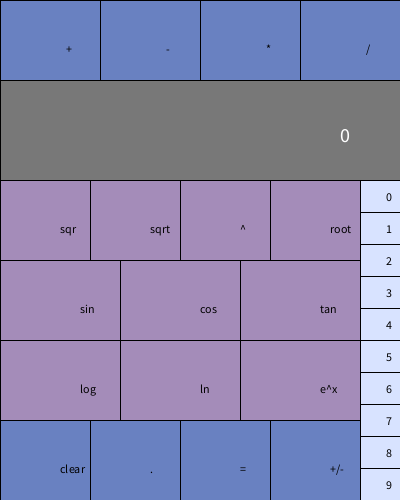
Frame 1 (no input)
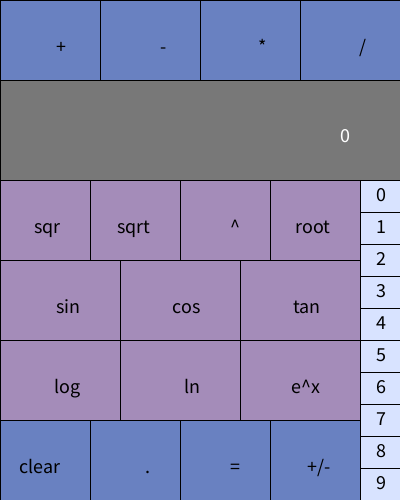
Frame 60 (the mouse pressed at the canvas centre just before this capture)
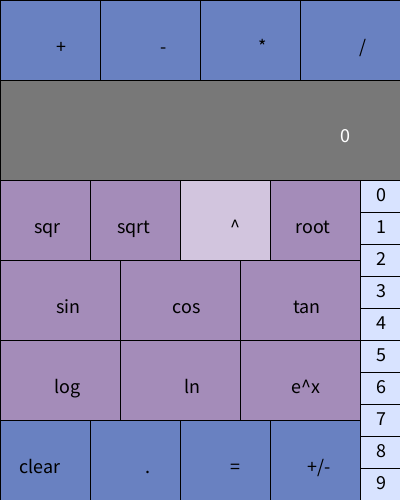
Frame 120 (the mouse held since frame 60 and released just before this capture)

The Processing sketch that drew these frames (run headless with seeded random() and noise(); from frame 60 on, the mouse is pressed at the canvas centre):

// Processing sketch: Calculator
// ── Calculator.pde
//2020 Calculator
//Lucy Madsen | November 2020
//Programming I

Button[] numButtons = new Button[10];
Button[] opButtons = new Button[18];
String displayValue;
String op; //operator to use in calculation
float r; //what is right of operator
float l; //what is left of the operator
float result; //answer
boolean left; 
float deg;


void setup() {
  size(400, 500);
  displayValue = "0";
  op = " ";
  r=0;
  l=0;
  result=0;
  left=true;
  numButtons[0] = new Button(360, 180, 40, 32, #D8E3FF, #D8E3FF, "0");
  numButtons[1] = new Button(360, 212, 40, 32, #D8E3FF, #D8E3FF, "1");
  numButtons[2] = new Button(360, 244, 40, 32, #D8E3FF, #D8E3FF, "2");
  numButtons[3] = new Button(360, 276, 40, 32, #D8E3FF, #D8E3FF, "3");
  numButtons[4] = new Button(360, 308, 40, 32, #D8E3FF, #D8E3FF, "4");
  numButtons[5] = new Button(360, 340, 40, 32, #D8E3FF, #D8E3FF, "5");
  numButtons[6] = new Button(360, 372, 40, 32, #D8E3FF, #D8E3FF, "6");
  numButtons[7] = new Button(360, 404, 40, 32, #D8E3FF, #D8E3FF, "7");
  numButtons[8] = new Button(360, 436, 40, 32, #D8E3FF, #D8E3FF, "8");
  numButtons[9] = new Button(360, 468, 40, 32, #D8E3FF, #D8E3FF, "9");
  opButtons[0] = new Button(0, 0, 100, 80, #6981C1, #C2CEF0, "+");
  opButtons[1] = new Button(100, 0, 100, 80, #6981C1, #C2CEF0, "-");
  opButtons[2] = new Button(200, 0, 100, 80, #6981C1, #C2CEF0, "*");
  opButtons[3] = new Button(300, 0, 100, 80, #6981C1, #C2CEF0, "/");
  opButtons[4] = new Button(0, 420, 90, 80, #6981C1, #C2CEF0, "clear");
  opButtons[5] = new Button(90, 420, 90, 80, #6981C1, #C2CEF0, ".");
  opButtons[6] = new Button(180, 420, 90, 80, #6981C1, #C2CEF0, "=");
  opButtons[7] = new Button(270, 420, 90, 80, #6981C1, #C2CEF0, "+/-");
  opButtons[8] = new Button(0, 180, 90, 80, #A48CB9, #D2C5DE, "sqr");
  opButtons[9] = new Button(90, 180, 90, 80, #A48CB9, #D2C5DE, "sqrt");
  opButtons[10] = new Button(180, 180, 90, 80, #A48CB9, #D2C5DE, "^");
  opButtons[11] = new Button(270, 180, 90, 80, #A48CB9, #D2C5DE, "root");
  opButtons[12] = new Button(0, 260, 120, 80, #A48CB9, #D2C5DE, "sin");
  opButtons[13] = new Button(120, 260, 120, 80, #A48CB9, #D2C5DE, "cos");
  opButtons[14] = new Button(240, 260, 120, 80, #A48CB9, #D2C5DE, "tan");
  opButtons[15] = new Button(0, 340, 120, 80, #A48CB9, #D2C5DE, "log");
  opButtons[16] = new Button(120, 340, 120, 80, #A48CB9, #D2C5DE, "ln");
  opButtons[17] = new Button(240, 340, 120, 80, #A48CB9, #D2C5DE, "e^x");
}

void draw() {
  background(120);
  for (int i=0; i<numButtons.length; i++) {
    numButtons[i].display();
    numButtons[i].hover(mouseX, mouseY);
  }
  for (int i=0; i<opButtons.length; i++) {
    opButtons[i].display();
    opButtons[i].hover(mouseX, mouseY);
  }
  updateDisplay();
  if (mouseY>190) {
    if (mouseX >360) {
      fill(255, 0, 0, 63);
      rect(360, mouseY-10, 40, 32);
    }
  }
}

void updateDisplay() {
  fill(120);
  rect(0, 80, 400, 100);
  textSize(20);
  fill(255);
  textAlign(RIGHT);
  text(displayValue, width-50, 142);
}

void mousePressed() {
  for (int i=0; i<numButtons.length; i++) {
    if (numButtons[i].hover && displayValue.length()<26) {
      handleEvent(numButtons[i].val, true);
    }
  }

  for (int i=0; i<opButtons.length; i++) {
    if (opButtons[i].hover) {
      handleEvent(opButtons[i].val, false);
    }
  }

  //println("L:" +l +" R:" + r +" Op:" + op);
  //println("Result:" + result +" Left:" + left);
}
void keyPressed() {
  //println("Key:" + key +"Keycode" + keyCode);
  if (key == '0' && displayValue.length() < 26) {
    handleEvent("0", true);
  } else if (key == '1' && displayValue.length() < 26) {
    handleEvent("1", true);
  } else if (key == '2' && displayValue.length() < 26) {
    handleEvent("2", true);
  } else if (key == '3' && displayValue.length() < 26) {
    handleEvent("3", true);
  } else if (key == '4' && displayValue.length() < 26) {
    handleEvent("4", true);
  } else if (key == '5' && displayValue.length() < 26) {
    handleEvent("5", true);
  } else if (key == '6' && displayValue.length() < 26) {
    handleEvent("6", true);
  } else if (key == '7' && displayValue.length() < 26) {
    handleEvent("7", true);
  } else if (key == '8' && displayValue.length() < 26) {
    handleEvent("8", true);
  } else if (key == '9' && displayValue.length() < 26) {
    handleEvent("9", true);
  } else if (key == ' ') {
    handleEvent("clear", false);
  } else if (key == '+') {
    handleEvent("+", false);
  } else if (key == '-') {
    handleEvent("-", false);
  } else if (key == '*') {
    handleEvent("*", false);
  } else if (key == '/') {
    handleEvent("/", false);
  } else if (key == RETURN || key == ENTER) {
    handleEvent("=", false);
  } else if (key == '_') {
    handleEvent("+/-", false);
  } else if (key == '.') {
    handleEvent(".", false);
  } else if (key == '@') {
    handleEvent("sqr", false);
  } else if (key == 'v') {
    handleEvent("sqrt", false);
  } else if (key == '^') {
    handleEvent("^", false);
  } else if (key == 'r') {
    handleEvent("root", false);
  }
}

String handleEvent(String val, boolean num) {
  if (left && num) {
    if (displayValue.equals("0") || result == l) { //" " what calculator starts at
      if (val.equals(".")) {
        displayValue += (val);
        l = float(displayValue);
      } else {
        displayValue = (val);
        l = float(displayValue);
      }
    } else {
      displayValue += (val);
      l = float(displayValue);
    }
  } else if (!left && num) {
    if (displayValue.equals("0") || displayValue.equals(op) || result == r) {     
      if (displayValue.contains(".")) {
        displayValue += (val);
        r = float(displayValue);
      } else {
        displayValue = (val);
        r = float(displayValue);
      }
    } else {
      displayValue += (val);
      r = float(displayValue);
    }
  } else if (val.equals("clear")) {
    displayValue = "0";
    result = 0;
    left = true;
    r = 0;
    l = 0;
    op = "";
  } else if (val.equals("+")) {
    if (!left) {    
      performCalc();
    } else {
      op = "+";
      left = false;      
      displayValue = "+";
    }
  } else if (val.equals("-")) {
    if (!left) {
      performCalc();
    } else {
      op = "-";
      left = false;
      displayValue = "-";
    }
  } else if (val.equals("*")) {
    if (!left) {
      performCalc();
    } else {
      op = "*";
      left = false;
      displayValue = "*";
    }
  } else if (val.equals("/")) {
    if (!left) {
      performCalc();
    } else {
      op = "/";
      left = false;
      displayValue = "/";
    }
  } else if (val.equals("=")) {
    performCalc();
  } else if (val.equals("+/-")) {
    if (left) {
      l *= -1;
      displayValue = str(l);
    } else {
      r *= -1;
      displayValue = str(r);
    }
  } else if (val.equals(".") && !displayValue.contains(".")) {
    displayValue += (val);
  } else if (val.equals("sqr")) {
    if (!left) {
      performCalc();
    } else {
      op = "sqr";
      left = false;
      displayValue = "sqr";
    }
  } else if (val.equals("sqrt")) {
    if (!left) {
      performCalc();
    } else {
      op = "sqrt";
      left = false;
      displayValue = "sqrt";
    }
  } else if (val.equals("^")) {
    if (!left) {
      performCalc();
    } else {
      op = "^";
      left = false;
      displayValue = "^";
    }
  } else if (val.equals("root")) {
    if (!left) {
      performCalc();
    } else {
      op = "root";
      left = false;
      displayValue = "root";
    }
  } else if (val.equals("sin")) {
    if (!left) {
      performCalc();
    } else {
      op = "sin";
      left = false;
      displayValue = "sin";
    }
  } else if (val.equals("cos")) {
    if (!left) {
      performCalc();
    } else {
      op = "cos";
      left = false;
      displayValue = "cos";
    }
  } else if (val.equals("tan")) {
    if (!left) {
      performCalc();
    } else {
      op = "tan";
      left = false;
      displayValue = "tan";
    }
  } else if (val.equals("log")) {
    if (!left) {
      performCalc();
    } else {
      op = "log";
      left = false;
      displayValue = "log";
    }
  } else if (val.equals("ln")) {
    if (!left) {
      performCalc();
    } else {
      op = "ln";
      left = false;
      displayValue = "ln";
    }
  } else if (val.equals("e^x")) {
    if (!left) {
      performCalc();
    } else {
      op = "e^x";
      left = false;
      displayValue = "e^x";
    }
  } 
  return val;
}


void performCalc() {
  if (op.equals("+")) {
    result = l+r;
  } else if (op.equals("-")) {
    result = l-r;
  } else if (op.equals("*")) {
    result = l*r;
  } else if (op.equals("/")) {
    result = l/r;
  } else if (op.equals("sqr")) {
    result = sq(l);
  } else if (op.equals("sqrt")) {
    result = sqrt(r);
  } else if (op.equals("^")) {
    result = pow(l, r);
  } else if (op.equals("root")) {
    result = pow(l, 1/r);
  } else if (op.equals("sin")) {
    float deg = r;
    float rad = radians(deg);
    println(r);
    println(rad);
    result = sin(rad);
  } else if (op.equals("cos")) {
    float deg = r;
    float rad = radians(deg);
    result = cos(rad);
  } else if (op.equals("tan")) {
    float deg = r;
    float rad = radians(deg);
    result = tan(rad);
  } else if (op.equals("log")) {
    result = (log(r) / log(10));
  } else if (op.equals("ln")) {
    result = log(r);
  } else if (op.equals("e^x")) {
    result = (exp(r));
  } 
  l = result;
  displayValue = str(result);
  left = true;
}

// ── Button.pde
class Button {
  // Member Variable
  int x, y, w, h;
  color cl, cl2;
  String val;
  boolean hover;
  
  // Constructor
  Button(int tempX, int tempY, int tempW, int tempH, int tempColor, int temp2Color, String tempVal) {
    x = tempX;
    y = tempY;
    w = tempW;
    h = tempH;
    cl = tempColor;
    cl2 = temp2Color;
    val = tempVal;
    hover = false;
  }

  // Display Method
  void display() { 
    if (hover) {
      fill(cl2);
    } else {
      fill(cl);
    }
    rect(x, y, w, h);
    fill(0);
    text(val, x+(w*2/3), y+(h*2/3));
  }


  // Hover Method
  void hover(int mx, int my) {
    hover = (mx>x && my>y && mx<x+w && my<y+h);
  }
}
